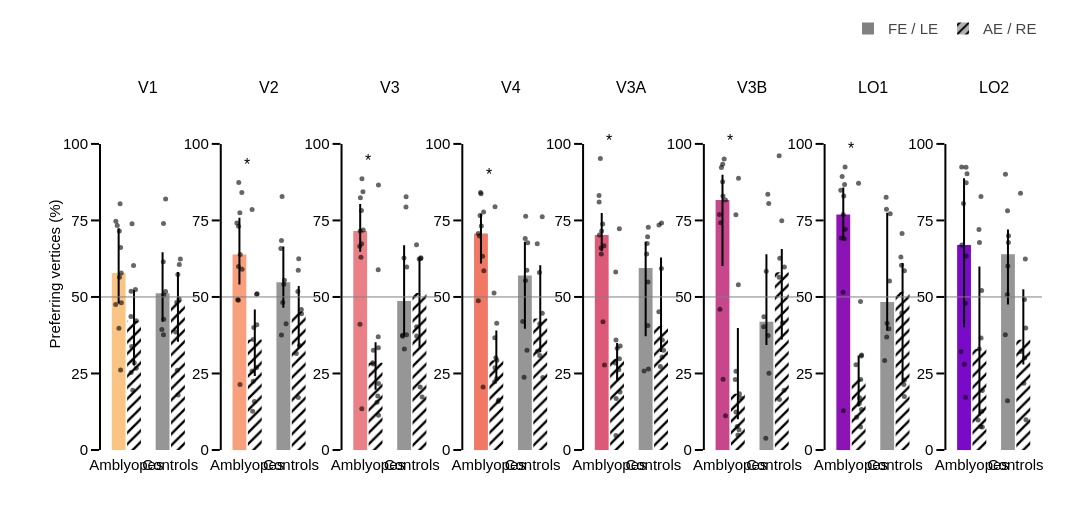

The cell this chart's notebook holds for it:
### Code cell
bar_figure(df_subjects, ['pref_FE-LE', 'pref_AE-RE'], s_pref, 'Preferring vertices (%)', np.linspace(0, 100, 5), '{:.0f}',
           'od_final_fig1_pref_percent{}'.format(fig_suffix), legends=['FE / LE', 'AE / RE'], patterns=['', '/'], ref=50)

### Figure 1 — Plotly figure (JSON) as saved in the notebook; plotly's stock layout.template omitted (floating-point values rounded to 4 significant figures)
{"data": [{"error_y": {"array": [14.62], "arrayminus": [9.976], "color": "rgba(0, 0, 0, 1)", "thickness": 2, "type": "data", "visible": true, "width": 0}, "marker": {"color": "rgb(250, 196, 132)", "pattern": {"bgcolor": "rgba(0, 0, 0, 0)", "fgcolor": "rgba(0, 0, 0, 1)", "shape": "", "size": 8}}, "showlegend": false, "type": "bar", "width": 0.315, "x": [-0.175], "xaxis": "x", "y": [57.81], "yaxis": "y"}, {"marker": {"color": "rgba(0, 0, 0, 0.6)", "size": 5}, "mode": "markers", "showlegend": false, "type": "scatter", "x": [-0.1558, -0.2072, -0.2393, -0.2427, -0.1311, -0.1172, -0.1601, -0.1429, -0.1689, -0.1141, -0.1308], "xaxis": "x", "y": [56.41, 73.33, 74.7, 47.53, 26.1, 57.81, 71.53, 80.45, 39.74, 48.13, 66.18], "yaxis": "y"}, {"error_y": {"array": [9.976], "arrayminus": [14.62], "color": "rgba(0, 0, 0, 1)", "thickness": 2, "type": "data", "visible": true, "width": 0}, "marker": {"color": "rgb(250, 196, 132)", "pattern": {"bgcolor": "rgba(0, 0, 0, 0)", "fgcolor": "rgba(0, 0, 0, 1)", "shape": "/", "size": 8}}, "showlegend": false, "type": "bar", "width": 0.315, "x": [0.175], "xaxis": "x", "y": [42.19], "yaxis": "y"}, {"marker": {"color": "rgba(0, 0, 0, 0.6)", "size": 5}, "mode": "markers", "showlegend": false, "type": "scatter", "x": [0.1054, 0.225, 0.1097, 0.2072, 0.1296, 0.2258, 0.1808, 0.147, 0.1642, 0.109, 0.1224], "xaxis": "x", "y": [43.59, 26.67, 25.3, 52.47, 73.9, 42.19, 28.47, 19.55, 60.26, 51.87, 33.82], "yaxis": "y"}, {"error_y": {"array": [13.41], "arrayminus": [9.321], "color": "rgba(0, 0, 0, 1)", "thickness": 2, "type": "data", "visible": true, "width": 0}, "marker": {"color": "rgb(150,150,150)", "pattern": {"bgcolor": "rgba(0, 0, 0, 0)", "fgcolor": "rgba(0, 0, 0, 1)", "shape": "", "size": 8}}, "showlegend": false, "type": "bar", "width": 0.315, "x": [0.825], "xaxis": "x", "y": [51.19], "yaxis": "y"}, {"marker": {"color": "rgba(0, 0, 0, 0.6)", "size": 5}, "mode": "markers", "showlegend": false, "type": "scatter", "x": [0.8489, 0.8456, 0.8412, 0.8087, 0.8946, 0.8923, 0.851, 0.8461], "xaxis": "x", "y": [50.63, 73.98, 61.47, 39.38, 82.03, 51.75, 42.69, 37.63], "yaxis": "y"}, {"error_y": {"array": [9.321], "arrayminus": [13.41], "color": "rgba(0, 0, 0, 1)", "thickness": 2, "type": "data", "visible": true, "width": 0}, "marker": {"color": "rgb(150,150,150)", "pattern": {"bgcolor": "rgba(0, 0, 0, 0)", "fgcolor": "rgba(0, 0, 0, 1)", "shape": "/", "size": 8}}, "showlegend": false, "type": "bar", "width": 0.315, "x": [1.175], "xaxis": "x", "y": [48.81], "yaxis": "y"}, {"marker": {"color": "rgba(0, 0, 0, 0.6)", "size": 5}, "mode": "markers", "showlegend": false, "type": "scatter", "x": [1.201, 1.159, 1.124, 1.206, 1.179, 1.148, 1.173, 1.23], "xaxis": "x", "y": [49.37, 26.02, 38.53, 60.62, 17.97, 48.25, 57.31, 62.37], "yaxis": "y"}, {"error_y": {"array": [11.99], "arrayminus": [9.768], "color": "rgba(0, 0, 0, 1)", "thickness": 2, "type": "data", "visible": true, "width": 0}, "marker": {"color": "rgb(248, 160, 126)", "pattern": {"bgcolor": "rgba(0, 0, 0, 0)", "fgcolor": "rgba(0, 0, 0, 1)", "shape": "", "size": 8}}, "showlegend": false, "type": "bar", "width": 0.315, "x": [-0.175], "xaxis": "x2", "y": [63.86], "yaxis": "y2"}, {"marker": {"color": "rgba(0, 0, 0, 0.6)", "size": 5}, "mode": "markers", "showlegend": false, "type": "scatter", "x": [-0.1142, -0.1949, -0.165, -0.1999, -0.1618, -0.1977, -0.1902, -0.1204, -0.2132, -0.1578, -0.2332], "xaxis": "x2", "y": [59.05, 73.09, 77.54, 48.94, 21.4, 59.98, 87.36, 84.14, 49.14, 63.86, 74.16], "yaxis": "y2"}, {"error_y": {"array": [9.768], "arrayminus": [11.99], "color": "rgba(0, 0, 0, 1)", "thickness": 2, "type": "data", "visible": true, "width": 0}, "marker": {"color": "rgb(248, 160, 126)", "pattern": {"bgcolor": "rgba(0, 0, 0, 0)", "fgcolor": "rgba(0, 0, 0, 1)", "shape": "/", "size": 8}}, "showlegend": false, "type": "bar", "width": 0.315, "x": [0.175], "xaxis": "x2", "y": [36.14], "yaxis": "y2"}, {"marker": {"color": "rgba(0, 0, 0, 0.6)", "size": 5}, "mode": "markers", "showlegend": false, "type": "scatter", "x": [0.2216, 0.2152, 0.1385, 0.2277, 0.1132, 0.1521, 0.126, 0.168, 0.2165, 0.1373, 0.1123], "xaxis": "x2", "y": [40.95, 26.91, 22.46, 51.06, 78.6, 40.02, 12.64, 15.86, 50.86, 36.14, 25.84], "yaxis": "y2"}, {"error_y": {"array": [11.68], "arrayminus": [8.357], "color": "rgba(0, 0, 0, 1)", "thickness": 2, "type": "data", "visible": true, "width": 0}, "marker": {"color": "rgb(150,150,150)", "pattern": {"bgcolor": "rgba(0, 0, 0, 0)", "fgcolor": "rgba(0, 0, 0, 1)", "shape": "", "size": 8}}, "showlegend": false, "type": "bar", "width": 0.315, "x": [0.825], "xaxis": "x2", "y": [54.81], "yaxis": "y2"}, {"marker": {"color": "rgba(0, 0, 0, 0.6)", "size": 5}, "mode": "markers", "showlegend": false, "type": "scatter", "x": [0.8116, 0.7828, 0.7677, 0.8362, 0.7968, 0.8491, 0.7829, 0.8869], "xaxis": "x2", "y": [48.19, 68.45, 65.83, 54.13, 82.83, 55.48, 37.55, 41.24], "yaxis": "y2"}, {"error_y": {"array": [8.357], "arrayminus": [11.68], "color": "rgba(0, 0, 0, 1)", "thickness": 2, "type": "data", "visible": true, "width": 0}, "marker": {"color": "rgb(150,150,150)", "pattern": {"bgcolor": "rgba(0, 0, 0, 0)", "fgcolor": "rgba(0, 0, 0, 1)", "shape": "/", "size": 8}}, "showlegend": false, "type": "bar", "width": 0.315, "x": [1.175], "xaxis": "x2", "y": [45.19], "yaxis": "y2"}, {"marker": {"color": "rgba(0, 0, 0, 0.6)", "size": 5}, "mode": "markers", "showlegend": false, "type": "scatter", "x": [1.156, 1.12, 1.193, 1.235, 1.167, 1.239, 1.175, 1.165], "xaxis": "x2", "y": [51.81, 31.55, 34.17, 45.87, 17.17, 44.52, 62.45, 58.76], "yaxis": "y2"}, {"error_y": {"array": [8.811], "arrayminus": [6.735], "color": "rgba(0, 0, 0, 1)", "thickness": 2, "type": "data", "visible": true, "width": 0}, "marker": {"color": "rgb(235, 127, 134)", "pattern": {"bgcolor": "rgba(0, 0, 0, 0)", "fgcolor": "rgba(0, 0, 0, 1)", "shape": "", "size": 8}}, "showlegend": false, "type": "bar", "width": 0.315, "x": [-0.175], "xaxis": "x3", "y": [71.52], "yaxis": "y3"}, {"marker": {"color": "rgba(0, 0, 0, 0.6)", "size": 5}, "mode": "markers", "showlegend": false, "type": "scatter", "x": [-0.1582, -0.1057, -0.1121, -0.1806, -0.1389, -0.1754, -0.1709, -0.135, -0.1869, -0.1422, -0.1454], "xaxis": "x3", "y": [62.97, 71.87, 84.41, 41.08, 13.45, 71.52, 82.38, 88.65, 66.59, 67.38, 78.27], "yaxis": "y3"}, {"error_y": {"array": [6.735], "arrayminus": [8.811], "color": "rgba(0, 0, 0, 1)", "thickness": 2, "type": "data", "visible": true, "width": 0}, "marker": {"color": "rgb(235, 127, 134)", "pattern": {"bgcolor": "rgba(0, 0, 0, 0)", "fgcolor": "rgba(0, 0, 0, 1)", "shape": "/", "size": 8}}, "showlegend": false, "type": "bar", "width": 0.315, "x": [0.175], "xaxis": "x3", "y": [28.48], "yaxis": "y3"}, {"marker": {"color": "rgba(0, 0, 0, 0.6)", "size": 5}, "mode": "markers", "showlegend": false, "type": "scatter", "x": [0.2355, 0.1211, 0.2071, 0.2348, 0.2405, 0.1071, 0.2259, 0.2424, 0.239, 0.1258, 0.2412], "xaxis": "x3", "y": [37.03, 28.13, 15.59, 58.92, 86.55, 28.48, 17.62, 11.35, 33.41, 32.62, 21.73], "yaxis": "y3"}, {"error_y": {"array": [18.22], "arrayminus": [11.29], "color": "rgba(0, 0, 0, 1)", "thickness": 2, "type": "data", "visible": true, "width": 0}, "marker": {"color": "rgb(150,150,150)", "pattern": {"bgcolor": "rgba(0, 0, 0, 0)", "fgcolor": "rgba(0, 0, 0, 1)", "shape": "", "size": 8}}, "showlegend": false, "type": "bar", "width": 0.315, "x": [0.825], "xaxis": "x3", "y": [48.68], "yaxis": "y3"}, {"marker": {"color": "rgba(0, 0, 0, 0.6)", "size": 5}, "mode": "markers", "showlegend": false, "type": "scatter", "x": [0.8796, 0.8701, 0.8222, 0.7875, 0.8673, 0.8843, 0.7923, 0.8305], "xaxis": "x3", "y": [37.61, 82.71, 62.73, 37.47, 79.42, 59.75, 37.19, 32.96], "yaxis": "y3"}, {"error_y": {"array": [11.29], "arrayminus": [18.22], "color": "rgba(0, 0, 0, 1)", "thickness": 2, "type": "data", "visible": true, "width": 0}, "marker": {"color": "rgb(150,150,150)", "pattern": {"bgcolor": "rgba(0, 0, 0, 0)", "fgcolor": "rgba(0, 0, 0, 1)", "shape": "/", "size": 8}}, "showlegend": false, "type": "bar", "width": 0.315, "x": [1.175], "xaxis": "x3", "y": [51.32], "yaxis": "y3"}, {"marker": {"color": "rgba(0, 0, 0, 0.6)", "size": 5}, "mode": "markers", "showlegend": false, "type": "scatter", "x": [1.167, 1.235, 1.111, 1.207, 1.191, 1.109, 1.206, 1.107], "xaxis": "x3", "y": [62.39, 17.29, 37.27, 62.53, 20.58, 40.25, 62.81, 67.04], "yaxis": "y3"}, {"error_y": {"array": [6.471], "arrayminus": [9.758], "color": "rgba(0, 0, 0, 1)", "thickness": 2, "type": "data", "visible": true, "width": 0}, "marker": {"color": "rgb(240, 120, 100)", "pattern": {"bgcolor": "rgba(0, 0, 0, 0)", "fgcolor": "rgba(0, 0, 0, 1)", "shape": "", "size": 8}}, "showlegend": false, "type": "bar", "width": 0.315, "x": [-0.175], "xaxis": "x4", "y": [70.7], "yaxis": "y4"}, {"marker": {"color": "rgba(0, 0, 0, 0.6)", "size": 5}, "mode": "markers", "showlegend": false, "type": "scatter", "x": [-0.1389, -0.1732, -0.1149, -0.2357, -0.1272, -0.2357, -0.1968, -0.1848, -0.1098, -0.1663, -0.2088], "xaxis": "x4", "y": [63.31, 83.68, 77.73, 48.72, 20.55, 70.7, 76.6, 84.13, 58.56, 73.14, 69.89], "yaxis": "y4"}, {"error_y": {"array": [9.758], "arrayminus": [6.471], "color": "rgba(0, 0, 0, 1)", "thickness": 2, "type": "data", "visible": true, "width": 0}, "marker": {"color": "rgb(240, 120, 100)", "pattern": {"bgcolor": "rgba(0, 0, 0, 0)", "fgcolor": "rgba(0, 0, 0, 1)", "shape": "/", "size": 8}}, "showlegend": false, "type": "bar", "width": 0.315, "x": [0.175], "xaxis": "x4", "y": [29.3], "yaxis": "y4"}, {"marker": {"color": "rgba(0, 0, 0, 0.6)", "size": 5}, "mode": "markers", "showlegend": false, "type": "scatter", "x": [0.1388, 0.2293, 0.1366, 0.1224, 0.1454, 0.1871, 0.1826, 0.2184, 0.1835, 0.1454, 0.1628], "xaxis": "x4", "y": [36.69, 16.32, 22.27, 51.28, 79.45, 29.3, 23.4, 15.87, 41.44, 26.86, 30.11], "yaxis": "y4"}, {"error_y": {"array": [11.02], "arrayminus": [17.4], "color": "rgba(0, 0, 0, 1)", "thickness": 2, "type": "data", "visible": true, "width": 0}, "marker": {"color": "rgb(150,150,150)", "pattern": {"bgcolor": "rgba(0, 0, 0, 0)", "fgcolor": "rgba(0, 0, 0, 1)", "shape": "", "size": 8}}, "showlegend": false, "type": "bar", "width": 0.315, "x": [0.825], "xaxis": "x4", "y": [57.04], "yaxis": "y4"}, {"marker": {"color": "rgba(0, 0, 0, 0.6)", "size": 5}, "mode": "markers", "showlegend": false, "type": "scatter", "x": [0.8695, 0.8427, 0.8893, 0.8067, 0.8324, 0.8381, 0.8738, 0.7754], "xaxis": "x4", "y": [58.73, 76.34, 67.71, 23.77, 69.12, 55.35, 32.58, 41.99], "yaxis": "y4"}, {"error_y": {"array": [17.4], "arrayminus": [11.02], "color": "rgba(0, 0, 0, 1)", "thickness": 2, "type": "data", "visible": true, "width": 0}, "marker": {"color": "rgb(150,150,150)", "pattern": {"bgcolor": "rgba(0, 0, 0, 0)", "fgcolor": "rgba(0, 0, 0, 1)", "shape": "/", "size": 8}}, "showlegend": false, "type": "bar", "width": 0.315, "x": [1.175], "xaxis": "x4", "y": [42.96], "yaxis": "y4"}, {"marker": {"color": "rgba(0, 0, 0, 0.6)", "size": 5}, "mode": "markers", "showlegend": false, "type": "scatter", "x": [1.162, 1.232, 1.111, 1.22, 1.163, 1.221, 1.106, 1.156], "xaxis": "x4", "y": [41.27, 23.66, 32.29, 76.23, 30.88, 44.65, 67.42, 58.01], "yaxis": "y4"}, {"error_y": {"array": [7.201], "arrayminus": [5.171], "color": "rgba(0, 0, 0, 1)", "thickness": 2, "type": "data", "visible": true, "width": 0}, "marker": {"color": "rgb(220, 90, 120)", "pattern": {"bgcolor": "rgba(0, 0, 0, 0)", "fgcolor": "rgba(0, 0, 0, 1)", "shape": "", "size": 8}}, "showlegend": false, "type": "bar", "width": 0.315, "x": [-0.175], "xaxis": "x5", "y": [70.22], "yaxis": "y5"}, {"marker": {"color": "rgba(0, 0, 0, 0.6)", "size": 5}, "mode": "markers", "showlegend": false, "type": "scatter", "x": [-0.234, -0.1536, -0.2067, -0.1466, -0.1129, -0.2272, -0.1239, -0.2367, -0.1917, -0.1848, -0.1766], "xaxis": "x5", "y": [81.03, 73.82, 95.25, 41.86, 27.75, 70.22, 66.73, 83.19, 66.03, 64.07, 71.55], "yaxis": "y5"}, {"error_y": {"array": [5.171], "arrayminus": [7.201], "color": "rgba(0, 0, 0, 1)", "thickness": 2, "type": "data", "visible": true, "width": 0}, "marker": {"color": "rgb(220, 90, 120)", "pattern": {"bgcolor": "rgba(0, 0, 0, 0)", "fgcolor": "rgba(0, 0, 0, 1)", "shape": "/", "size": 8}}, "showlegend": false, "type": "bar", "width": 0.315, "x": [0.175], "xaxis": "x5", "y": [29.78], "yaxis": "y5"}, {"marker": {"color": "rgba(0, 0, 0, 0.6)", "size": 5}, "mode": "markers", "showlegend": false, "type": "scatter", "x": [0.2417, 0.2136, 0.1482, 0.1428, 0.2258, 0.2284, 0.1765, 0.1532, 0.2443, 0.1492, 0.1306], "xaxis": "x5", "y": [18.97, 26.18, 4.751, 58.14, 72.25, 29.78, 33.27, 16.81, 33.97, 35.93, 28.45], "yaxis": "y5"}, {"error_y": {"array": [8.532], "arrayminus": [22.33], "color": "rgba(0, 0, 0, 1)", "thickness": 2, "type": "data", "visible": true, "width": 0}, "marker": {"color": "rgb(150,150,150)", "pattern": {"bgcolor": "rgba(0, 0, 0, 0)", "fgcolor": "rgba(0, 0, 0, 1)", "shape": "", "size": 8}}, "showlegend": false, "type": "bar", "width": 0.315, "x": [0.825], "xaxis": "x5", "y": [59.47], "yaxis": "y5"}, {"marker": {"color": "rgba(0, 0, 0, 0.6)", "size": 5}, "mode": "markers", "showlegend": false, "type": "scatter", "x": [0.8782, 0.8687, 0.8485, 0.8892, 0.8846, 0.8598, 0.8755, 0.7896], "xaxis": "x5", "y": [54.87, 69.66, 64.07, 26.45, 72.75, 67.45, 40.7, 25.83], "yaxis": "y5"}, {"error_y": {"array": [22.33], "arrayminus": [8.532], "color": "rgba(0, 0, 0, 1)", "thickness": 2, "type": "data", "visible": true, "width": 0}, "marker": {"color": "rgb(150,150,150)", "pattern": {"bgcolor": "rgba(0, 0, 0, 0)", "fgcolor": "rgba(0, 0, 0, 1)", "shape": "/", "size": 8}}, "showlegend": false, "type": "bar", "width": 0.315, "x": [1.175], "xaxis": "x5", "y": [40.53], "yaxis": "y5"}, {"marker": {"color": "rgba(0, 0, 0, 0.6)", "size": 5}, "mode": "markers", "showlegend": false, "type": "scatter", "x": [1.125, 1.199, 1.205, 1.128, 1.16, 1.232, 1.184, 1.186], "xaxis": "x5", "y": [45.13, 30.34, 35.93, 73.55, 27.25, 32.55, 59.3, 74.17], "yaxis": "y5"}, {"error_y": {"array": [8.289], "arrayminus": [21.52], "color": "rgba(0, 0, 0, 1)", "thickness": 2, "type": "data", "visible": true, "width": 0}, "marker": {"color": "rgb(200, 70, 140)", "pattern": {"bgcolor": "rgba(0, 0, 0, 0)", "fgcolor": "rgba(0, 0, 0, 1)", "shape": "", "size": 8}}, "showlegend": false, "type": "bar", "width": 0.315, "x": [-0.175], "xaxis": "x6", "y": [81.66], "yaxis": "y6"}, {"marker": {"color": "rgba(0, 0, 0, 0.6)", "size": 5}, "mode": "markers", "showlegend": false, "type": "scatter", "x": [-0.2178, -0.1714, -0.1717, -0.2325, -0.1075, -0.165, -0.2441, -0.1368, -0.108, -0.1624, -0.2002], "xaxis": "x6", "y": [74.26, 93.37, 87.61, 46.02, 11.2, 82.98, 76.96, 95.08, 81.66, 23.13, 92.29], "yaxis": "y6"}, {"error_y": {"array": [21.52], "arrayminus": [8.289], "color": "rgba(0, 0, 0, 1)", "thickness": 2, "type": "data", "visible": true, "width": 0}, "marker": {"color": "rgb(200, 70, 140)", "pattern": {"bgcolor": "rgba(0, 0, 0, 0)", "fgcolor": "rgba(0, 0, 0, 1)", "shape": "/", "size": 8}}, "showlegend": false, "type": "bar", "width": 0.315, "x": [0.175], "xaxis": "x6", "y": [18.34], "yaxis": "y6"}, {"marker": {"color": "rgba(0, 0, 0, 0.6)", "size": 5}, "mode": "markers", "showlegend": false, "type": "scatter", "x": [0.1313, 0.1992, 0.1323, 0.1859, 0.1893, 0.2397, 0.1151, 0.175, 0.2092, 0.1298, 0.1593], "xaxis": "x6", "y": [25.74, 6.63, 12.39, 53.98, 88.8, 17.02, 23.04, 4.924, 18.34, 76.87, 7.714], "yaxis": "y6"}, {"error_y": {"array": [22.04], "arrayminus": [7.582], "color": "rgba(0, 0, 0, 1)", "thickness": 2, "type": "data", "visible": true, "width": 0}, "marker": {"color": "rgb(150,150,150)", "pattern": {"bgcolor": "rgba(0, 0, 0, 0)", "fgcolor": "rgba(0, 0, 0, 1)", "shape": "", "size": 8}}, "showlegend": false, "type": "bar", "width": 0.315, "x": [0.825], "xaxis": "x6", "y": [41.89], "yaxis": "y6"}, {"marker": {"color": "rgba(0, 0, 0, 0.6)", "size": 5}, "mode": "markers", "showlegend": false, "type": "scatter", "x": [0.7638, 0.8566, 0.7673, 0.8103, 0.8773, 0.8211, 0.8828, 0.8622], "xaxis": "x6", "y": [40.25, 83.52, 43.54, 3.858, 80.51, 58.41, 25.09, 37.38], "yaxis": "y6"}, {"error_y": {"array": [7.582], "arrayminus": [22.04], "color": "rgba(0, 0, 0, 1)", "thickness": 2, "type": "data", "visible": true, "width": 0}, "marker": {"color": "rgb(150,150,150)", "pattern": {"bgcolor": "rgba(0, 0, 0, 0)", "fgcolor": "rgba(0, 0, 0, 1)", "shape": "/", "size": 8}}, "showlegend": false, "type": "bar", "width": 0.315, "x": [1.175], "xaxis": "x6", "y": [58.11], "yaxis": "y6"}, {"marker": {"color": "rgba(0, 0, 0, 0.6)", "size": 5}, "mode": "markers", "showlegend": false, "type": "scatter", "x": [1.233, 1.123, 1.115, 1.115, 1.227, 1.194, 1.175, 1.128], "xaxis": "x6", "y": [59.75, 16.48, 56.46, 96.14, 19.49, 41.59, 74.91, 62.62], "yaxis": "y6"}, {"error_y": {"array": [8.831], "arrayminus": [7.815], "color": "rgba(0, 0, 0, 1)", "thickness": 2, "type": "data", "visible": true, "width": 0}, "marker": {"color": "rgb(140, 20, 180)", "pattern": {"bgcolor": "rgba(0, 0, 0, 0)", "fgcolor": "rgba(0, 0, 0, 1)", "shape": "", "size": 8}}, "showlegend": false, "type": "bar", "width": 0.315, "x": [-0.175], "xaxis": "x7", "y": [76.96], "yaxis": "y7"}, {"marker": {"color": "rgba(0, 0, 0, 0.6)", "size": 5}, "mode": "markers", "showlegend": false, "type": "scatter", "x": [-0.1507, -0.2005, -0.1455, -0.1806, -0.174, -0.1344, -0.232, -0.164, -0.2174, -0.1319, -0.1766], "xaxis": "x7", "y": [69.0, 89.34, 86.77, 51.51, 12.81, 92.45, 84.82, 82.95, 69.3, 72.12, 76.96], "yaxis": "y7"}, {"error_y": {"array": [7.815], "arrayminus": [8.831], "color": "rgba(0, 0, 0, 1)", "thickness": 2, "type": "data", "visible": true, "width": 0}, "marker": {"color": "rgb(140, 20, 180)", "pattern": {"bgcolor": "rgba(0, 0, 0, 0)", "fgcolor": "rgba(0, 0, 0, 1)", "shape": "/", "size": 8}}, "showlegend": false, "type": "bar", "width": 0.315, "x": [0.175], "xaxis": "x7", "y": [23.04], "yaxis": "y7"}, {"marker": {"color": "rgba(0, 0, 0, 0.6)", "size": 5}, "mode": "markers", "showlegend": false, "type": "scatter", "x": [0.2434, 0.1306, 0.2398, 0.2171, 0.1724, 0.2189, 0.1894, 0.1967, 0.2329, 0.1141, 0.2219], "xaxis": "x7", "y": [31.0, 10.66, 13.23, 48.49, 87.19, 7.551, 15.18, 17.05, 30.7, 27.88, 23.04], "yaxis": "y7"}, {"error_y": {"array": [29.21], "arrayminus": [9.389], "color": "rgba(0, 0, 0, 1)", "thickness": 2, "type": "data", "visible": true, "width": 0}, "marker": {"color": "rgb(150,150,150)", "pattern": {"bgcolor": "rgba(0, 0, 0, 0)", "fgcolor": "rgba(0, 0, 0, 1)", "shape": "", "size": 8}}, "showlegend": false, "type": "bar", "width": 0.315, "x": [0.825], "xaxis": "x7", "y": [48.32], "yaxis": "y7"}, {"marker": {"color": "rgba(0, 0, 0, 0.6)", "size": 5}, "mode": "markers", "showlegend": false, "type": "scatter", "x": [0.8085, 0.8006, 0.8942, 0.8644, 0.823, 0.8142, 0.8779, 0.7672], "xaxis": "x7", "y": [78.64, 82.55, 77.17, 39.61, 41.41, 36.92, 55.24, 29.27], "yaxis": "y7"}, {"error_y": {"array": [9.389], "arrayminus": [29.21], "color": "rgba(0, 0, 0, 1)", "thickness": 2, "type": "data", "visible": true, "width": 0}, "marker": {"color": "rgb(150,150,150)", "pattern": {"bgcolor": "rgba(0, 0, 0, 0)", "fgcolor": "rgba(0, 0, 0, 1)", "shape": "/", "size": 8}}, "showlegend": false, "type": "bar", "width": 0.315, "x": [1.175], "xaxis": "x7", "y": [51.68], "yaxis": "y7"}, {"marker": {"color": "rgba(0, 0, 0, 0.6)", "size": 5}, "mode": "markers", "showlegend": false, "type": "scatter", "x": [1.204, 1.215, 1.217, 1.15, 1.217, 1.137, 1.156, 1.163], "xaxis": "x7", "y": [21.36, 17.45, 22.83, 60.39, 58.59, 63.08, 44.76, 70.73], "yaxis": "y7"}, {"error_y": {"array": [21.81], "arrayminus": [26.91], "color": "rgba(0, 0, 0, 1)", "thickness": 2, "type": "data", "visible": true, "width": 0}, "marker": {"color": "rgb(120, 10, 200)", "pattern": {"bgcolor": "rgba(0, 0, 0, 0)", "fgcolor": "rgba(0, 0, 0, 1)", "shape": "", "size": 8}}, "showlegend": false, "type": "bar", "width": 0.315, "x": [-0.175], "xaxis": "x8", "y": [66.97], "yaxis": "y8"}, {"marker": {"color": "rgba(0, 0, 0, 0.6)", "size": 5}, "mode": "markers", "showlegend": false, "type": "scatter", "x": [-0.1692, -0.2292, -0.188, -0.245, -0.1408, -0.1257, -0.2255, -0.1465, -0.13, -0.1075, -0.1269], "xaxis": "x8", "y": [27.98, 92.47, 80.56, 32.21, 17.21, 87.33, 66.97, 47.93, 92.4, 90.23, 63.41], "yaxis": "y8"}, {"error_y": {"array": [26.91], "arrayminus": [21.81], "color": "rgba(0, 0, 0, 1)", "thickness": 2, "type": "data", "visible": true, "width": 0}, "marker": {"color": "rgb(120, 10, 200)", "pattern": {"bgcolor": "rgba(0, 0, 0, 0)", "fgcolor": "rgba(0, 0, 0, 1)", "shape": "/", "size": 8}}, "showlegend": false, "type": "bar", "width": 0.315, "x": [0.175], "xaxis": "x8", "y": [33.03], "yaxis": "y8"}, {"marker": {"color": "rgba(0, 0, 0, 0.6)", "size": 5}, "mode": "markers", "showlegend": false, "type": "scatter", "x": [0.1644, 0.2422, 0.2414, 0.1755, 0.2105, 0.2329, 0.1717, 0.2259, 0.2032, 0.1461, 0.2125], "xaxis": "x8", "y": [72.02, 7.534, 19.44, 67.79, 82.79, 12.67, 33.03, 52.07, 7.598, 9.766, 36.59], "yaxis": "y8"}, {"error_y": {"array": [8.05], "arrayminus": [16.48], "color": "rgba(0, 0, 0, 1)", "thickness": 2, "type": "data", "visible": true, "width": 0}, "marker": {"color": "rgb(150,150,150)", "pattern": {"bgcolor": "rgba(0, 0, 0, 0)", "fgcolor": "rgba(0, 0, 0, 1)", "shape": "", "size": 8}}, "showlegend": false, "type": "bar", "width": 0.315, "x": [0.825], "xaxis": "x8", "y": [63.98], "yaxis": "y8"}, {"marker": {"color": "rgba(0, 0, 0, 0.6)", "size": 5}, "mode": "markers", "showlegend": false, "type": "scatter", "x": [0.8349, 0.7681, 0.8098, 0.7653, 0.8217, 0.815, 0.8143, 0.8371], "xaxis": "x8", "y": [67.82, 90.08, 50.8, 37.62, 60.14, 78.2, 16.1, 69.97], "yaxis": "y8"}, {"error_y": {"array": [16.48], "arrayminus": [8.05], "color": "rgba(0, 0, 0, 1)", "thickness": 2, "type": "data", "visible": true, "width": 0}, "marker": {"color": "rgb(150,150,150)", "pattern": {"bgcolor": "rgba(0, 0, 0, 0)", "fgcolor": "rgba(0, 0, 0, 1)", "shape": "/", "size": 8}}, "showlegend": false, "type": "bar", "width": 0.315, "x": [1.175], "xaxis": "x8", "y": [36.02], "yaxis": "y8"}, {"marker": {"color": "rgba(0, 0, 0, 0.6)", "size": 5}, "mode": "markers", "showlegend": false, "type": "scatter", "x": [1.122, 1.236, 1.201, 1.22, 1.231, 1.187, 1.111, 1.205], "xaxis": "x8", "y": [32.18, 9.919, 49.2, 62.38, 39.86, 21.8, 83.9, 30.03], "yaxis": "y8"}, {"marker": {"color": "rgba(128,128,128,1)", "pattern": {"bgcolor": "rgba(0, 0, 0, 0.3)", "fgcolor": "rgba(0, 0, 0, 1)", "shape": "", "size": 8}}, "name": "FE / LE", "showlegend": true, "type": "bar", "x": [null], "xaxis": "x", "y": [null], "yaxis": "y"}, {"marker": {"color": "rgba(128,128,128,1)", "pattern": {"bgcolor": "rgba(0, 0, 0, 0.3)", "fgcolor": "rgba(0, 0, 0, 1)", "shape": "/", "size": 8}}, "name": "AE / RE", "showlegend": true, "type": "bar", "x": [null], "xaxis": "x", "y": [null], "yaxis": "y"}], "layout": {"annotations": [{"font": {"size": 16}, "showarrow": false, "text": "V1", "x": 0.05128, "xanchor": "center", "xref": "paper", "y": 1, "yanchor": "bottom", "yref": "paper"}, {"font": {"size": 16}, "showarrow": false, "text": "V2", "x": 0.1795, "xanchor": "center", "xref": "paper", "y": 1, "yanchor": "bottom", "yref": "paper"}, {"font": {"size": 16}, "showarrow": false, "text": "V3", "x": 0.3077, "xanchor": "center", "xref": "paper", "y": 1, "yanchor": "bottom", "yref": "paper"}, {"font": {"size": 16}, "showarrow": false, "text": "V4", "x": 0.4359, "xanchor": "center", "xref": "paper", "y": 1, "yanchor": "bottom", "yref": "paper"}, {"font": {"size": 16}, "showarrow": false, "text": "V3A", "x": 0.5641, "xanchor": "center", "xref": "paper", "y": 1, "yanchor": "bottom", "yref": "paper"}, {"font": {"size": 16}, "showarrow": false, "text": "V3B", "x": 0.6923, "xanchor": "center", "xref": "paper", "y": 1, "yanchor": "bottom", "yref": "paper"}, {"font": {"size": 16}, "showarrow": false, "text": "LO1", "x": 0.8205, "xanchor": "center", "xref": "paper", "y": 1, "yanchor": "bottom", "yref": "paper"}, {"font": {"size": 16}, "showarrow": false, "text": "LO2", "x": 0.9487, "xanchor": "center", "xref": "paper", "y": 1, "yanchor": "bottom", "yref": "paper"}, {"font": {"color": "black", "size": 16}, "showarrow": false, "text": "", "x": 0, "xref": "x", "y": 82.95, "yanchor": "bottom", "yref": "y"}, {"font": {"color": "black", "size": 16}, "showarrow": false, "text": "", "x": 1, "xref": "x", "y": 84.53, "yanchor": "bottom", "yref": "y"}, {"font": {"color": "black", "size": 16}, "showarrow": false, "text": "*", "x": 0, "xref": "x2", "y": 89.86, "yanchor": "bottom", "yref": "y2"}, {"font": {"color": "black", "size": 16}, "showarrow": false, "text": "", "x": 1, "xref": "x2", "y": 85.33, "yanchor": "bottom", "yref": "y2"}, {"font": {"color": "black", "size": 16}, "showarrow": false, "text": "*", "x": 0, "xref": "x3", "y": 91.15, "yanchor": "bottom", "yref": "y3"}, {"font": {"color": "black", "size": 16}, "showarrow": false, "text": "", "x": 1, "xref": "x3", "y": 85.21, "yanchor": "bottom", "yref": "y3"}, {"font": {"color": "black", "size": 16}, "showarrow": false, "text": "*", "x": 0, "xref": "x4", "y": 86.63, "yanchor": "bottom", "yref": "y4"}, {"font": {"color": "black", "size": 16}, "showarrow": false, "text": "", "x": 1, "xref": "x4", "y": 78.84, "yanchor": "bottom", "yref": "y4"}, {"font": {"color": "black", "size": 16}, "showarrow": false, "text": "*", "x": 0, "xref": "x5", "y": 97.75, "yanchor": "bottom", "yref": "y5"}, {"font": {"color": "black", "size": 16}, "showarrow": false, "text": "", "x": 1, "xref": "x5", "y": 76.67, "yanchor": "bottom", "yref": "y5"}, {"font": {"color": "black", "size": 16}, "showarrow": false, "text": "*", "x": 0, "xref": "x6", "y": 97.58, "yanchor": "bottom", "yref": "y6"}, {"font": {"color": "black", "size": 16}, "showarrow": false, "text": "", "x": 1, "xref": "x6", "y": 98.64, "yanchor": "bottom", "yref": "y6"}, {"font": {"color": "black", "size": 16}, "showarrow": false, "text": "*", "x": 0, "xref": "x7", "y": 94.95, "yanchor": "bottom", "yref": "y7"}, {"font": {"color": "black", "size": 16}, "showarrow": false, "text": "", "x": 1, "xref": "x7", "y": 85.05, "yanchor": "bottom", "yref": "y7"}, {"font": {"color": "black", "size": 16}, "showarrow": false, "text": "", "x": 0, "xref": "x8", "y": 94.97, "yanchor": "bottom", "yref": "y8"}, {"font": {"color": "black", "size": 16}, "showarrow": false, "text": "", "x": 1, "xref": "x8", "y": 92.58, "yanchor": "bottom", "yref": "y8"}], "height": 525, "legend": {"bgcolor": "rgba(0, 0, 0, 0)", "font": {"family": "Arial", "size": 15}, "itemwidth": 30, "orientation": "h", "traceorder": "normal", "x": 1, "xanchor": "right", "y": 1.15, "yanchor": "bottom"}, "margin": {"b": 75, "l": 100, "r": 50, "t": 90}, "shapes": [{"line": {"color": "grey", "width": 1}, "type": "line", "x0": 0, "x1": 1, "xref": "x domain", "y0": 50, "y1": 50, "yref": "y"}, {"line": {"color": "rgba(0, 0, 0, 1)", "width": 2}, "type": "line", "x0": 0, "x1": 0, "xref": "x domain", "y0": 0, "y1": 100, "yref": "y"}, {"line": {"color": "grey", "width": 1}, "type": "line", "x0": 0, "x1": 1, "xref": "x2 domain", "y0": 50, "y1": 50, "yref": "y2"}, {"line": {"color": "rgba(0, 0, 0, 1)", "width": 2}, "type": "line", "x0": 0, "x1": 0, "xref": "x2 domain", "y0": 0, "y1": 100, "yref": "y2"}, {"line": {"color": "grey", "width": 1}, "type": "line", "x0": 0, "x1": 1, "xref": "x3 domain", "y0": 50, "y1": 50, "yref": "y3"}, {"line": {"color": "rgba(0, 0, 0, 1)", "width": 2}, "type": "line", "x0": 0, "x1": 0, "xref": "x3 domain", "y0": 0, "y1": 100, "yref": "y3"}, {"line": {"color": "grey", "width": 1}, "type": "line", "x0": 0, "x1": 1, "xref": "x4 domain", "y0": 50, "y1": 50, "yref": "y4"}, {"line": {"color": "rgba(0, 0, 0, 1)", "width": 2}, "type": "line", "x0": 0, "x1": 0, "xref": "x4 domain", "y0": 0, "y1": 100, "yref": "y4"}, {"line": {"color": "grey", "width": 1}, "type": "line", "x0": 0, "x1": 1, "xref": "x5 domain", "y0": 50, "y1": 50, "yref": "y5"}, {"line": {"color": "rgba(0, 0, 0, 1)", "width": 2}, "type": "line", "x0": 0, "x1": 0, "xref": "x5 domain", "y0": 0, "y1": 100, "yref": "y5"}, {"line": {"color": "grey", "width": 1}, "type": "line", "x0": 0, "x1": 1, "xref": "x6 domain", "y0": 50, "y1": 50, "yref": "y6"}, {"line": {"color": "rgba(0, 0, 0, 1)", "width": 2}, "type": "line", "x0": 0, "x1": 0, "xref": "x6 domain", "y0": 0, "y1": 100, "yref": "y6"}, {"line": {"color": "grey", "width": 1}, "type": "line", "x0": 0, "x1": 1, "xref": "x7 domain", "y0": 50, "y1": 50, "yref": "y7"}, {"line": {"color": "rgba(0, 0, 0, 1)", "width": 2}, "type": "line", "x0": 0, "x1": 0, "xref": "x7 domain", "y0": 0, "y1": 100, "yref": "y7"}, {"line": {"color": "grey", "width": 1}, "type": "line", "x0": 0, "x1": 1, "xref": "x8 domain", "y0": 50, "y1": 50, "yref": "y8"}, {"line": {"color": "rgba(0, 0, 0, 1)", "width": 2}, "type": "line", "x0": 0, "x1": 0, "xref": "x8 domain", "y0": 0, "y1": 100, "yref": "y8"}], "width": 2100, "xaxis": {"anchor": "y", "domain": [0, 0.1026], "linecolor": "rgba(255,255,255,0)", "range": [-0.6, 1.6], "showline": true, "tickangle": 0, "ticklen": 0, "ticktext": ["Amblyopes", "Controls"], "tickvals": [0, 1], "type": "linear"}, "xaxis2": {"anchor": "y2", "domain": [0.1282, 0.2308], "linecolor": "rgba(255,255,255,0)", "range": [-0.6, 1.6], "showline": true, "tickangle": 0, "ticklen": 0, "ticktext": ["Amblyopes", "Controls"], "tickvals": [0, 1], "type": "linear"}, "xaxis3": {"anchor": "y3", "domain": [0.2564, 0.359], "linecolor": "rgba(255,255,255,0)", "range": [-0.6, 1.6], "showline": true, "tickangle": 0, "ticklen": 0, "ticktext": ["Amblyopes", "Controls"], "tickvals": [0, 1], "type": "linear"}, "xaxis4": {"anchor": "y4", "domain": [0.3846, 0.4872], "linecolor": "rgba(255,255,255,0)", "range": [-0.6, 1.6], "showline": true, "tickangle": 0, "ticklen": 0, "ticktext": ["Amblyopes", "Controls"], "tickvals": [0, 1], "type": "linear"}, "xaxis5": {"anchor": "y5", "domain": [0.5128, 0.6154], "linecolor": "rgba(255,255,255,0)", "range": [-0.6, 1.6], "showline": true, "tickangle": 0, "ticklen": 0, "ticktext": ["Amblyopes", "Controls"], "tickvals": [0, 1], "type": "linear"}, "xaxis6": {"anchor": "y6", "domain": [0.641, 0.7436], "linecolor": "rgba(255,255,255,0)", "range": [-0.6, 1.6], "showline": true, "tickangle": 0, "ticklen": 0, "ticktext": ["Amblyopes", "Controls"], "tickvals": [0, 1], "type": "linear"}, "xaxis7": {"anchor": "y7", "domain": [0.7692, 0.8718], "linecolor": "rgba(255,255,255,0)", "range": [-0.6, 1.6], "showline": true, "tickangle": 0, "ticklen": 0, "ticktext": ["Amblyopes", "Controls"], "tickvals": [0, 1], "type": "linear"}, "xaxis8": {"anchor": "y8", "domain": [0.8974, 1.0], "linecolor": "rgba(255,255,255,0)", "range": [-0.6, 1.6], "showline": true, "tickangle": 0, "ticklen": 0, "ticktext": ["Amblyopes", "Controls"], "tickvals": [0, 1], "type": "linear"}, "yaxis": {"anchor": "x", "domain": [0, 1], "range": [0, 115], "showline": false, "showticklabels": true, "ticktext": ["0", "25", "50", "75", "100"], "tickvals": [0, 25, 50, 75, 100], "title": {"text": "Preferring vertices (%)"}, "type": "linear"}, "yaxis2": {"anchor": "x2", "domain": [0, 1], "range": [0, 115], "showline": false, "showticklabels": true, "ticktext": ["0", "25", "50", "75", "100"], "tickvals": [0, 25, 50, 75, 100], "type": "linear"}, "yaxis3": {"anchor": "x3", "domain": [0, 1], "range": [0, 115], "showline": false, "showticklabels": true, "ticktext": ["0", "25", "50", "75", "100"], "tickvals": [0, 25, 50, 75, 100], "type": "linear"}, "yaxis4": {"anchor": "x4", "domain": [0, 1], "range": [0, 115], "showline": false, "showticklabels": true, "ticktext": ["0", "25", "50", "75", "100"], "tickvals": [0, 25, 50, 75, 100], "type": "linear"}, "yaxis5": {"anchor": "x5", "domain": [0, 1], "range": [0, 115], "showline": false, "showticklabels": true, "ticktext": ["0", "25", "50", "75", "100"], "tickvals": [0, 25, 50, 75, 100], "type": "linear"}, "yaxis6": {"anchor": "x6", "domain": [0, 1], "range": [0, 115], "showline": false, "showticklabels": true, "ticktext": ["0", "25", "50", "75", "100"], "tickvals": [0, 25, 50, 75, 100], "type": "linear"}, "yaxis7": {"anchor": "x7", "domain": [0, 1], "range": [0, 115], "showline": false, "showticklabels": true, "ticktext": ["0", "25", "50", "75", "100"], "tickvals": [0, 25, 50, 75, 100], "type": "linear"}, "yaxis8": {"anchor": "x8", "domain": [0, 1], "range": [0, 115], "showline": false, "showticklabels": true, "ticktext": ["0", "25", "50", "75", "100"], "tickvals": [0, 25, 50, 75, 100], "type": "linear"}}}
